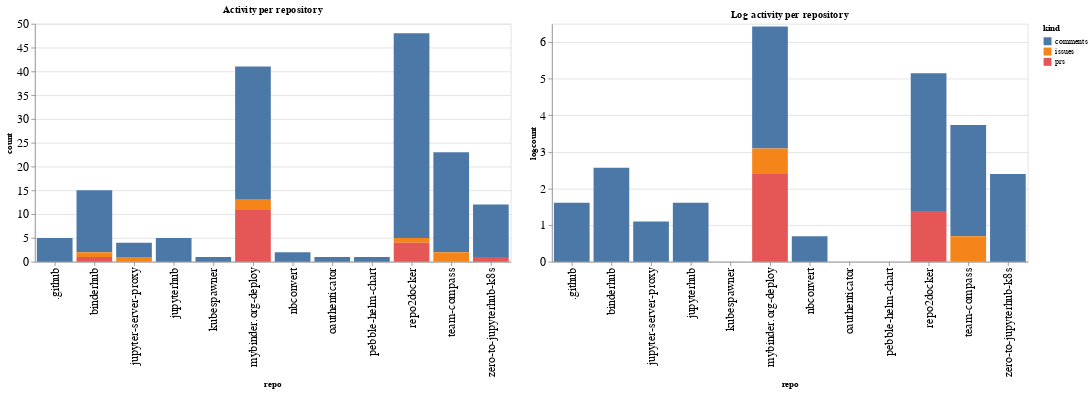

This figure's notebook cell:
### Code cell
ch1 = alt.Chart(repo_summaries, width=600, title="Activity per repository").mark_bar().encode(
    x='repo',
    y='count',
    color='kind',
    tooltip="kind"
)

ch2 = alt.Chart(repo_summaries, width=600, title="Log activity per repository").mark_bar().encode(
    x='repo',
    y='logcount',
    color='kind',
    tooltip="kind"
)

ch1 | ch2

### Figure 1 — Vega-Lite specification as saved in the notebook (floating-point values rounded to 4 significant figures)
{"config": {"axisLeft": {"labelFontSize": 15}, "axisBottom": {"labelFontSize": 15}}, "hconcat": [{"mark": "bar", "encoding": {"color": {"type": "nominal", "field": "kind"}, "tooltip": {"type": "nominal", "field": "kind"}, "x": {"type": "nominal", "field": "repo"}, "y": {"type": "quantitative", "field": "count"}}, "title": "Activity per repository", "width": 600}, {"mark": "bar", "encoding": {"color": {"type": "nominal", "field": "kind"}, "tooltip": {"type": "nominal", "field": "kind"}, "x": {"type": "nominal", "field": "repo"}, "y": {"type": "quantitative", "field": "logcount"}}, "title": "Log activity per repository", "width": 600}], "data": {"name": "data-26db47df0e1eb762f2101b9c2afe135a"}, "$schema": "https://vega.github.io/schema/vega-lite/v4.8.1.json", "datasets": {"data-26db47df0e1eb762f2101b9c2afe135a": [{"repo": ".github", "kind": "comments", "count": 5, "logcount": 1.609}, {"repo": "binderhub", "kind": "comments", "count": 13, "logcount": 2.565}, {"repo": "binderhub", "kind": "issues", "count": 1, "logcount": 0.0}, {"repo": "binderhub", "kind": "prs", "count": 1, "logcount": 0.0}, {"repo": "jupyter-server-proxy", "kind": "comments", "count": 3, "logcount": 1.099}, {"repo": "jupyter-server-proxy", "kind": "issues", "count": 1, "logcount": 0.0}, {"repo": "jupyterhub", "kind": "comments", "count": 5, "logcount": 1.609}, {"repo": "kubespawner", "kind": "comments", "count": 1, "logcount": 0.0}, {"repo": "mybinder.org-deploy", "kind": "comments", "count": 28, "logcount": 3.332}, {"repo": "mybinder.org-deploy", "kind": "issues", "count": 2, "logcount": 0.6931}, {"repo": "mybinder.org-deploy", "kind": "prs", "count": 11, "logcount": 2.398}, {"repo": "nbconvert", "kind": "comments", "count": 2, "logcount": 0.6931}, {"repo": "oauthenticator", "kind": "comments", "count": 1, "logcount": 0.0}, {"repo": "pebble-helm-chart", "kind": "comments", "count": 1, "logcount": 0.0}, {"repo": "repo2docker", "kind": "comments", "count": 43, "logcount": 3.761}, {"repo": "repo2docker", "kind": "issues", "count": 1, "logcount": 0.0}, {"repo": "repo2docker", "kind": "prs", "count": 4, "logcount": 1.386}, {"repo": "team-compass", "kind": "comments", "count": 21, "logcount": 3.045}, {"repo": "team-compass", "kind": "issues", "count": 2, "logcount": 0.6931}, {"repo": "zero-to-jupyterhub-k8s", "kind": "comments", "count": 11, "logcount": 2.398}, {"repo": "zero-to-jupyterhub-k8s", "kind": "prs", "count": 1, "logcount": 0.0}]}}
